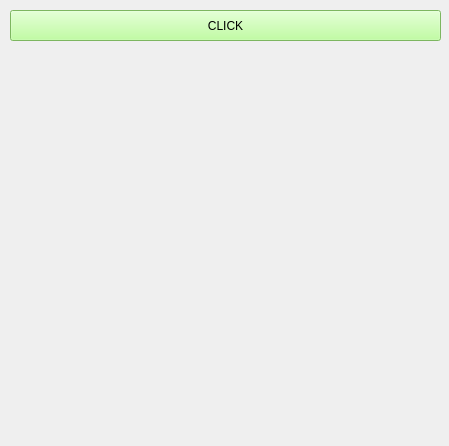
<?xml version="1.0" encoding="UTF-8"?>
<ui version="4.0">
 <class>MainWindow</class>
 <widget class="QMainWindow" name="MainWindow">
  <property name="geometry">
   <rect>
    <x>0</x>
    <y>0</y>
    <width>449</width>
    <height>446</height>
   </rect>
  </property>
  <property name="windowTitle">
   <string>MainWindow</string>
  </property>
  <property name="styleSheet">
   <string notr="true"/>
  </property>
  <widget class="QWidget" name="centralwidget">
   <widget class="QPushButton" name="btn">
    <property name="geometry">
     <rect>
      <x>10</x>
      <y>10</y>
      <width>431</width>
      <height>31</height>
     </rect>
    </property>
    <property name="styleSheet">
     <string notr="true">font: 75 11pt &quot;Axure Handwriting&quot;;
background-color: rgb(175, 255, 135);</string>
    </property>
    <property name="text">
     <string>CLICK</string>
    </property>
   </widget>
  </widget>
 </widget>
 <resources/>
 <connections/>
</ui>
